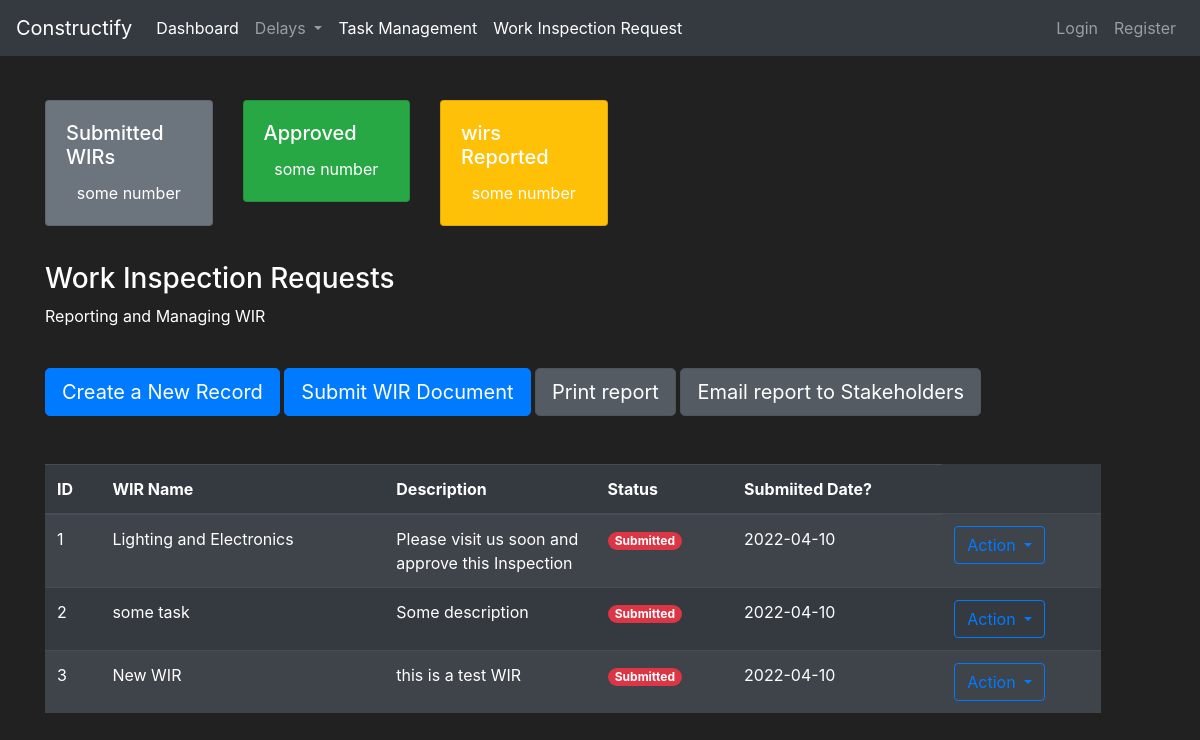
Page /WorkInspectionReqs on the committed database.
### construct/models.py (models this page shows)
class WorkInspectionRequests(db.Model):
    id = db.Column(db.Integer(), nullable=False, primary_key=True)
    name = db.Column(db.String(length=30), nullable=False)
    description = db.Column(db.String(length=30), nullable=False)
    status = db.Column(db.String(length=30), nullable=True, default="Submitted")
    submitted_date = db.Column(db.String(length=30), nullable=False)

### construct/routes.py (the view, shortened to what this page needs)
@app.route("/WorkInspectionReqs", methods=['GET', 'POST'])
def wir_page():
    delays = Delay.query.all()
    wir_list = WorkInspectionRequests.query.all()
    wirform= WIRForm()
    today = date.today()
    if request.method == "GET":
        return render_template('WorkInspectionRequest.html', delays=delays,wir_list=wir_list, wirform=wirform)

### construct/templates/WorkInspectionRequest.html (shortened to what this page needs)
{% extends 'base.html' %}
{% block content%}
<div class="row" style="margin-top:20px;margin-left:30px">
    <div class="col-2">
        <div class="card text-white bg-secondary mb-3" style="max-width: 18rem;">
            <div class="card-body">
                <h5 class="card-title">Submitted WIRs</h5>
                <p class="card-text" style="text-align:center;">some number</p>
            </div>
        </div>
    </div>
    <div class="col-2">
        <div class="card text-white bg-success mb-3" style="max-width: 18rem;">
            <div class="card-body">
                <h5 class="card-title">Approved </h5>
                <p class="card-text" style="text-align:center;">some number</p>
            </div>
        </div>
    </div>
    <div class="col-2">
        <div class="card text-white bg-warning  mb-3" style="max-width: 18rem;">
            <div class="card-body">
                <h5 class="card-title">wirs Reported</h5>
                <p class="card-text" style="text-align:center;">some number</p>
            </div>
        </div>
    </div>
</div>
<div class="row" style="margin-top:20px;margin-left:30px">
    <div class="col-11">
        <h3>Work Inspection Requests</h3>
        <p>Reporting and Managing WIR</p>
        <br>
        <button type="button" class="btn btn-primary btn-lg" data-toggle="modal" data-target="#WIRCreateModal"
            data-whatever="@mdo">Create a New Record</button>
            <button type="button" class="btn btn-primary btn-lg" data-toggle="modal" data-target="#WIRUploadModal"
            data-whatever="@mdo">Submit WIR Document</button>
            <a href="{{url_for('PDFPage')}}" class="btn btn-secondary btn-lg active" role="button" aria-pressed="false" target="_blank">Print report</a>
            <a href="{{url_for('PDFPageEmail')}}" class="btn btn-secondary btn-lg active" role="button" aria-pressed="false" target="_blank">Email report to Stakeholders</a>
        <br><br><br>
        <table id="dtBasicExample" class="table table-striped table-dark" cellspacing="0" width="100%">
            <thead>
                <tr>
                    <th scope="col">ID</th>
                    <th scope="col">WIR Name</th>
                    <th scope="col">Description</th>
                    <th scope="col">Status</th>
                    <th scope="col">Submiited Date?</th>
                </tr>
            </thead>
            <tbody>
                {% for wir in wir_list %}
                    <tr>
                    <td>{{wir.id}}</td>
                    <td>{{wir.name}}</td>
                    <td width="20%">{{wir.description}}</td>
                    {% if 'Submitted' in wir.status %}
                    <td><span class="badge badge-pill badge-danger">{{wir.status}}</span></td>
                    {% endif %}
                    <td>{{wir.submitted_date}}</td>
                    <td>
                        <div class="btn-group">
                            <button type="button" class="btn btn-outline-primary dropdown-toggle" data-toggle="dropdown"
                                aria-haspopup="true" aria-expanded="false">
                                Action
                            </button>
                    </td>
                </tr>
                {% endfor %}
            </tbody>
        </table>
    </div>
</div>
</div>
{% endblock %}

### construct/templates/base.html (style rules this page uses)
body { background-color: #212121; color: white }

### rows in the picture
WorkInspectionRequests: id "1", name "Lighting and Electronics", description "Please visit us soon and approve this Inspection", status "Submitted", submitted_date "2022-04-10"
WorkInspectionRequests: id "2", name "some task", description "Some description", status "Submitted", submitted_date "2022-04-10"
WorkInspectionRequests: id "3", name "New WIR", description "this is a test WIR", status "Submitted", submitted_date "2022-04-10"
